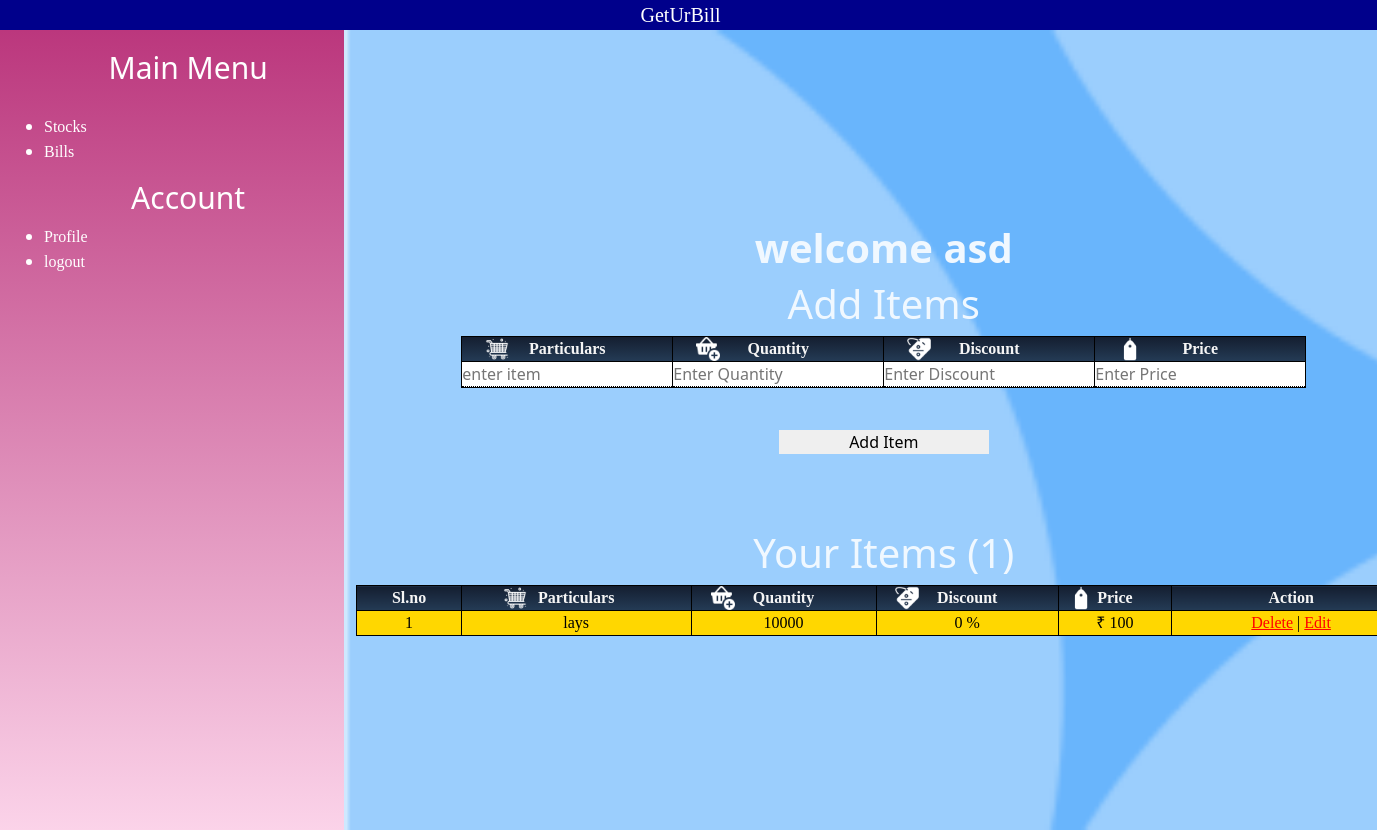
The app's page /dashboard/ (signed in) with its own data.
### GetUrBill/models.py (models this page shows, shortened)
class Accounts(AbstractUser):
    username=None
    verification=models.BooleanField(default=False)
    phoneNumber=models.CharField (_('phone_number'),unique=True,max_length=10)
    shop_name=models.CharField(max_length=50)
    Address=models.TextField(default="")
    pincode=models.IntegerField(null=True)
    USERNAME_FIELD="phoneNumber"
    REQUIRED_FIELDS=["first_name","shop_name"]
    objects=CustomUserManager()

class Items(models.Model):
    item_id=models.BigAutoField(primary_key=True)
    user=models.ForeignKey(Accounts,on_delete=CASCADE)
    item_name=models.CharField(max_length=100)
    quantity=models.IntegerField(default=0)
    selling_price=models.IntegerField(default=0)
    discount=models.IntegerField(default=0)

### GetUrBill/views.py (the view, shortened to what this page needs)
# urls.py: path('dashboard/',views.dashboard),
@login_required
def dashboard(request):
    items=request.user.items_set.all()
    context={"i":items}
    return render(request ,"dashboard.html",context)

### templates/dashboard.html (shortened to what this page needs)
{% extends 'sidebar.html' %}
    {% block body %}
    <h1 class="text-center">
    <strong>welcome {{request.user.shop_name}}</strong></h1>
    <h1 class="text-center">Add Items</h1>
    <form action="/dashboard/" method="post" id="form" name="form" autocomplete="off">
    <div class="form-group" id="form-group">
        <table>
            <tr>
              <th>Particulars</th>
              <th>Quantity</th>
              <th>Discount</th>
              <th>Price</th>
            </tr>
            <tr>
                <td><input type="text" name="item_name"id="Particulars" placeholder="enter item" required></td>
                <td><input type="number" name="quantity" id="quantity" placeholder="Enter Quantity" required></td>
                <td><input type="number" name="discount" id="discount"placeholder="Enter Discount" required></td>
                <td><input type="number" name="price" id="price"placeholder="Enter Price" required></td>
            </tr>
          </table>
</div>
    <input type="submit" value="Add Item" id="add">
</form>
{% if i %}
<h1 class="text-center">Your Items ({{i.count}})</h1>
<div class="Item">
<table style="width:100%">
    <tr>
        <th>Sl.no</th>
      <th>Particulars</th>
      <th>Quantity</th>
      <th>Discount</th>
      <th>Price</th>
      <th>Action</th>
    </tr>
    {% for j in i %}
    <tr>
      <td>{{forloop.counter}}</td>
      <td>{{j.item_name}}</td>
      <td>{{j.quantity}}</td>
      <td>{{j.discount}} %</td>
      <td>₹ {{j.selling_price}}</td>
      <td><a href="/delete/{{j.item_id}}"onclick="load()">Delete</a> | <a href="/edit/{{j.item_id}}"onclick="load()">Edit</a></td>
    </tr>
    {% endfor %}
  </table>
</div>
   {% else %}
    <p class="text-center">You Do not have any Items.</p>
    {% endif %}
{% endblock body %}

### GetUrBill/static/sidebar.css (style rules this page uses)
* { margin: 0px; padding: 0px; }
body { width: 100%; }

### GetUrBill/static/dashboard.css (style rules this page uses)
.form-group { color:black; width: inherit; display: flex; }
table { width: 100%; }
input { border:none; border-bottom: 1px dotted black; width: 210px; }
tr,td,th { border: 1px solid black; align-items: center; text-align: center; }
.Item { width: 1055px; display: flex; }
input[type="submit"] { border: none; margin: 5% auto; }
th { background-image: linear-gradient(180deg,#141e30, #243b55); font-family: 'Times New Roman'; color:whitesmoke; align-items: center; justify-content: center; }
a { color:red; font-family: 'Times New Roman'; }
.Item td { font-family: 'Times New Roman'; background-color: gold; color: black; }
.Item th:nth-child(2) { background: url('particulars.png'),linear-gradient(180deg,#141e30, #243b55); background-size: contain; align-items: left; background-position-x: 20%; justify-content: left; image-resolution: 225px; object-fit: contain; background-repeat: no-repeat; }
.Item th:nth-child(3) { background: url('quantity.png'),linear-gradient(180deg,#141e30, #243b55); background-size: contain; align-items: left; background-position-x: 12%; justify-content: left; image-resolution: 225px; object-fit: contain; background-repeat: no-repeat; }
.Item th:nth-child(4) { background: url('discount.png'),linear-gradient(180deg,#141e30, #243b55); background-size: contain; align-items: left; background-position-x: 12%; justify-content: left; image-resolution: 225px; object-fit: contain; background-repeat: no-repeat; }
.Item th:nth-child(5) { background: url('price.png'),linear-gradient(180deg,#141e30, #243b55); background-size: contain; align-items: left; background-position-x: 12%; justify-content: left; image-resolution: 225px; object-fit: contain; background-repeat: no-repeat; }
.form-group th:nth-child(1) { background: url('particulars.png'),linear-gradient(180deg,#141e30, #243b55); background-size: contain; align-items: left; background-position-x: 12%; justify-content: left; image-resolution: 225px; object-fit: contain; background-repeat: no-repeat; }
.form-group th:nth-child(2) { background: url('quantity.png'),linear-gradient(180deg,#141e30, #243b55); background-size: contain; align-items: left; background-position-x: 12%; justify-content: left; image-resolution: 225px; object-fit: contain; background-repeat: no-repeat; }
.form-group th:nth-child(3) { background: url('discount.png'),linear-gradient(180deg,#141e30, #243b55); background-size: contain; align-items: left; background-position-x: 12%; justify-content: left; image-resolution: 225px; object-fit: contain; background-repeat: no-repeat; }
.form-group th:nth-child(4) { background: url('price.png'),linear-gradient(180deg,#141e30, #243b55); background-size: contain; align-items: left; background-position-x: 12%; justify-content: left; image-resolution: 225px; object-fit: contain; background-repeat: no-repeat; }

### records on screen
Accounts: user.shop_name "asd"
Items: item_name "lays", quantity "10000", discount "0", selling_price "100"

### other values on screen
{{ i.count }} "1"
